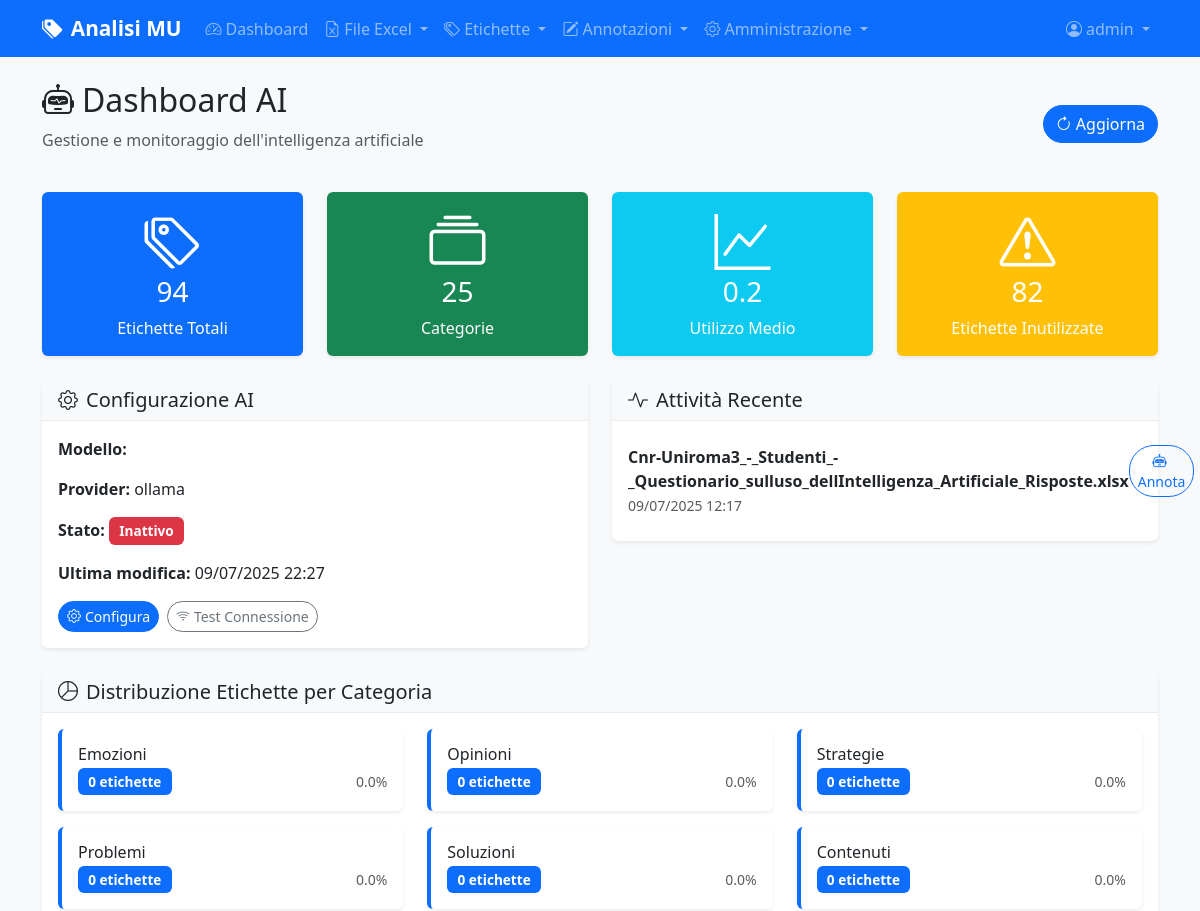
The app's page /ai/dashboard (signed in, upper part), older data.
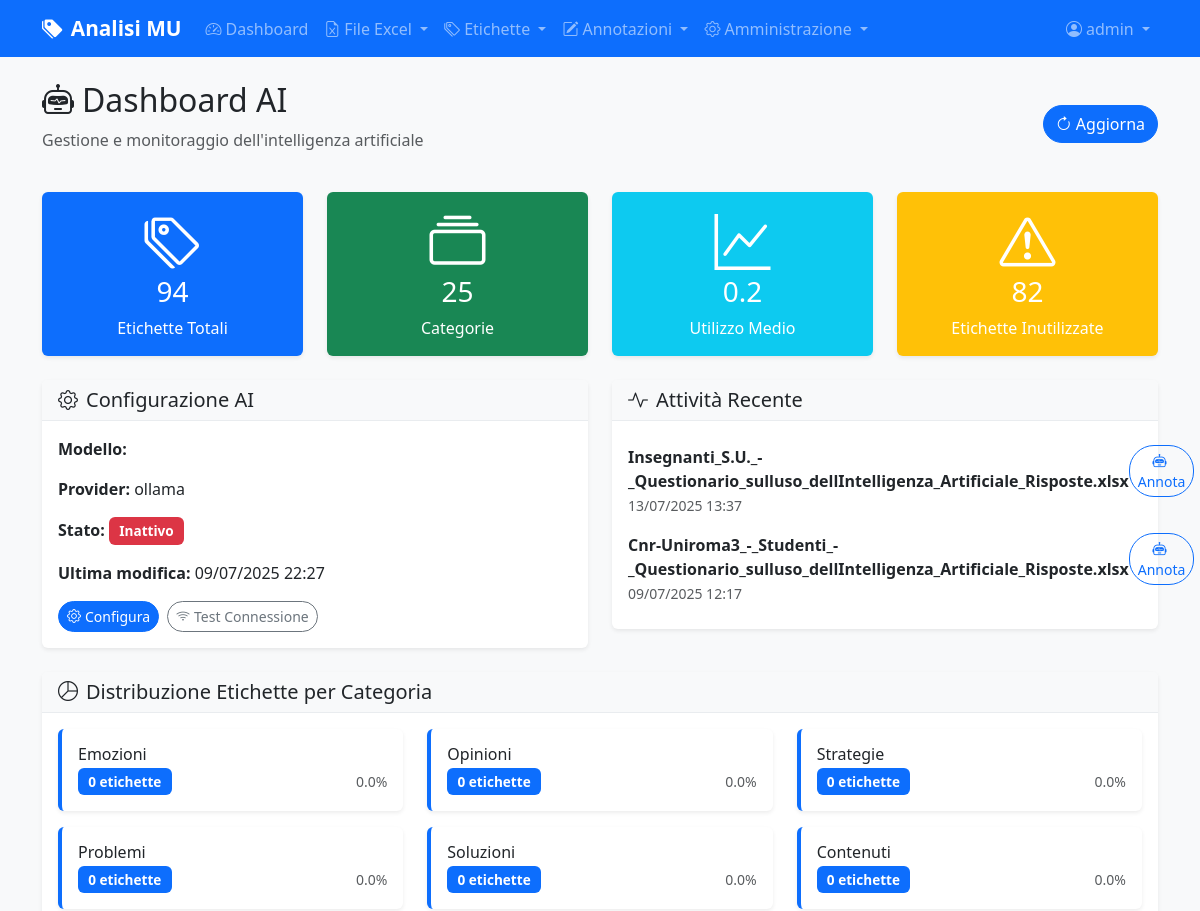
The same page, newer data.
### models.py (models this page shows, shortened)
class ExcelFile(db.Model):
    id = db.Column(db.Integer, primary_key=True)
    filename = db.Column(db.String(255), nullable=False)
    original_filename = db.Column(db.String(255), nullable=False)
    file_path = db.Column(db.String(500), nullable=False)
    uploaded_by = db.Column(db.Integer, db.ForeignKey('user.id'), nullable=False)
    uploaded_at = db.Column(db.DateTime, default=datetime.utcnow)
    uploader = db.relationship('User', backref='uploaded_files')
    text_cells = db.relationship('TextCell', backref='excel_file', lazy=True, cascade='all, delete-orphan')

class Category(db.Model):
    id = db.Column(db.Integer, primary_key=True)
    name = db.Column(db.String(100), nullable=False, unique=True)
    description = db.Column(db.Text)
    color = db.Column(db.String(7), default='#6c757d')  # Colore HEX
    is_active = db.Column(db.Boolean, default=True)  # Soft delete
    created_at = db.Column(db.DateTime, default=datetime.utcnow)
    updated_at = db.Column(db.DateTime, default=datetime.utcnow, onupdate=datetime.utcnow)
    labels = db.relationship('Label', foreign_keys='Label.category_id', back_populates='category_obj')

### routes/ai.py (the view)
@ai_bp.route('/dashboard')
@login_required
def ai_dashboard():
    try:
        stats = AILabelService.get_label_statistics()
        ai_config = AIConfiguration.query.first()
        files = ExcelFile.query.order_by(ExcelFile.uploaded_at.desc()).limit(10).all()
        return render_template('ai/dashboard.html',
                             statistics=stats,
                             ai_config=ai_config,
                             files=files)
    except Exception as e:
        flash(f'Errore nel caricamento dashboard: {str(e)}', 'error')
        return redirect(url_for('main.dashboard'))

### models.py (called while the page is built)
    def can_manage_users(self):
        return self.role == 'amministratore'

### templates/ai/dashboard.html (shortened to what the changed rows need)
{% extends "base.html" %}
{% block content %}
<div class="row mb-4">
    <div class="col-12">
        <div class="d-flex justify-content-between align-items-center">
            <div>
                <h2>
                    <i class="bi bi-robot me-2"></i>Dashboard AI
                </h2>
            </div>
        </div>
    </div>
</div>
<div class="row mb-4">
    <div class="col-md-6">
        <div class="card">
            <div class="card-body">
                <div class="list-group list-group-flush">
                    {% for file in files[:5] %}
                    <div class="list-group-item border-0 px-0">
                        <div class="d-flex justify-content-between align-items-start">
                            <div>
                                <strong>{{ file.original_filename }}</strong>
                                <br>
                                <small class="text-muted">
                                    {{ file.uploaded_at.strftime('%d/%m/%Y %H:%M') }}
                                </small>
                            </div>
                            <div>
                                <a href="{{ url_for('ai.generate_annotations', file_id=file.id) }}"
                                   class="btn btn-sm btn-outline-primary">
                                    <i class="bi bi-robot me-1"></i>Annota
                                </a>
                            </div>
                        </div>
                    </div>
                    {% endfor %}
                </div>
            </div>
        </div>
    </div>
</div>
<div class="row mb-4">
    <div class="col-12">
        <div class="card">
            <div class="card-body">
                <div class="row">
                    {% for category_name, category_info in statistics.labels_by_category.items() %}
                    <div class="col-md-4 mb-3">
                        <div class="card border-start border-4 border-primary">
                            <div class="card-body py-3">
                                <h6 class="mb-1">{{ category_name }}</h6>
                                <div class="d-flex justify-content-between align-items-center">
                                    <span class="badge bg-primary">{{ category_info.count }} etichette</span>
                                    <small class="text-muted">
                                        {{ "%.1f"|format((category_info.count / statistics.total_labels * 100) if statistics.total_labels > 0 else 0) }}%
                                    </small>
                                </div>
                            </div>
                        </div>
                    </div>
                    {% endfor %}
                </div>
            </div>
        </div>
    </div>
</div>
{% endblock %}

Row changes from the older to the newer data that the page shows:
added ExcelFile: original_filename "Insegnanti_S.U._-_Questionario_sulluso_dellIntelligenza_Artificiale_Risposte.xlsx", uploaded_at "13/07/2025 13:37"
